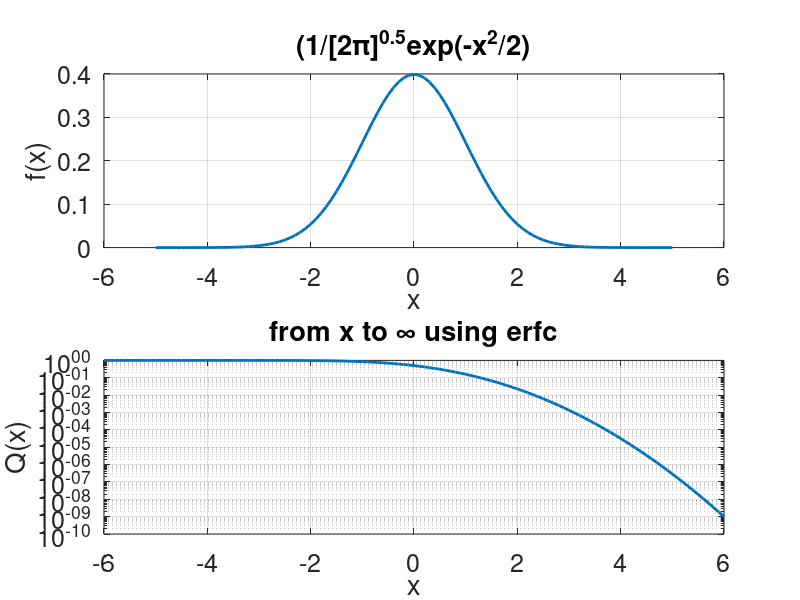

Source code (MATLAB):
% ERFCDEMO
% Q for N[0,1]
% R. Martin Arthur
% 19 February 2008

% Find Gaussian density
y=[-5:0.1:5]; f=(1/sqrt(2*pi))*exp(-y.^2/2);
% Find Q(x)
x=[-6:0.1:6]; q=0.5*erfc(x./sqrt(2));

% Plot Gaussian density and Q(x)
figure; clf;
subplot(211); plot(y,f,'LineWidth',2); grid on;
ahan=gca; set(ahan,'FontSize',18);
xlabel('x'); ylabel('f(x)'); title('(1/[2\pi]^{0.5}exp(-x^2/2)')
subplot(212); semilogy(x,q,'LineWidth',2); grid on;
ahan=gca; set(ahan,'FontSize',18);
xlabel('x'); ylabel('Q(x)'); title('from x to \infty using erfc')
